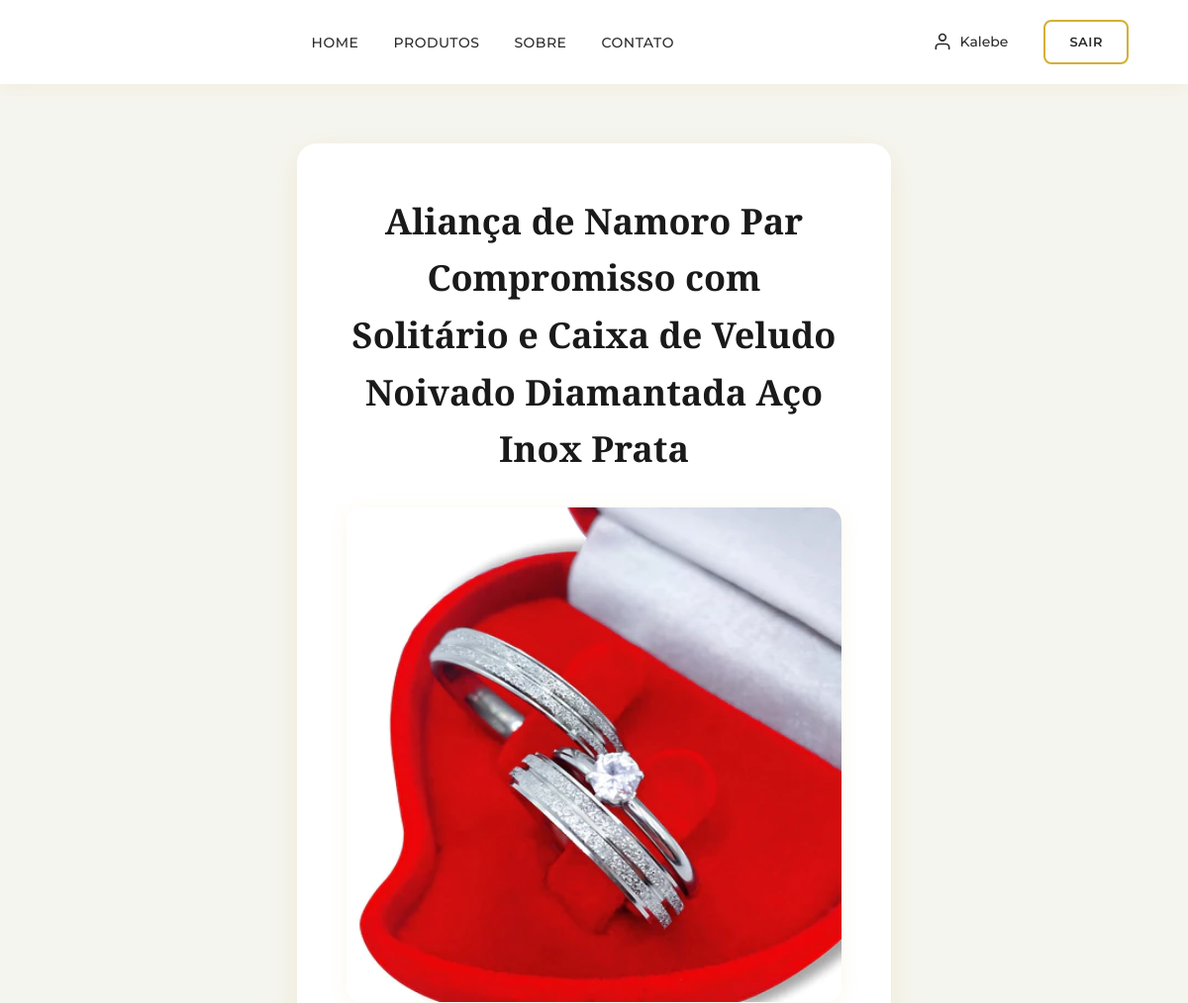
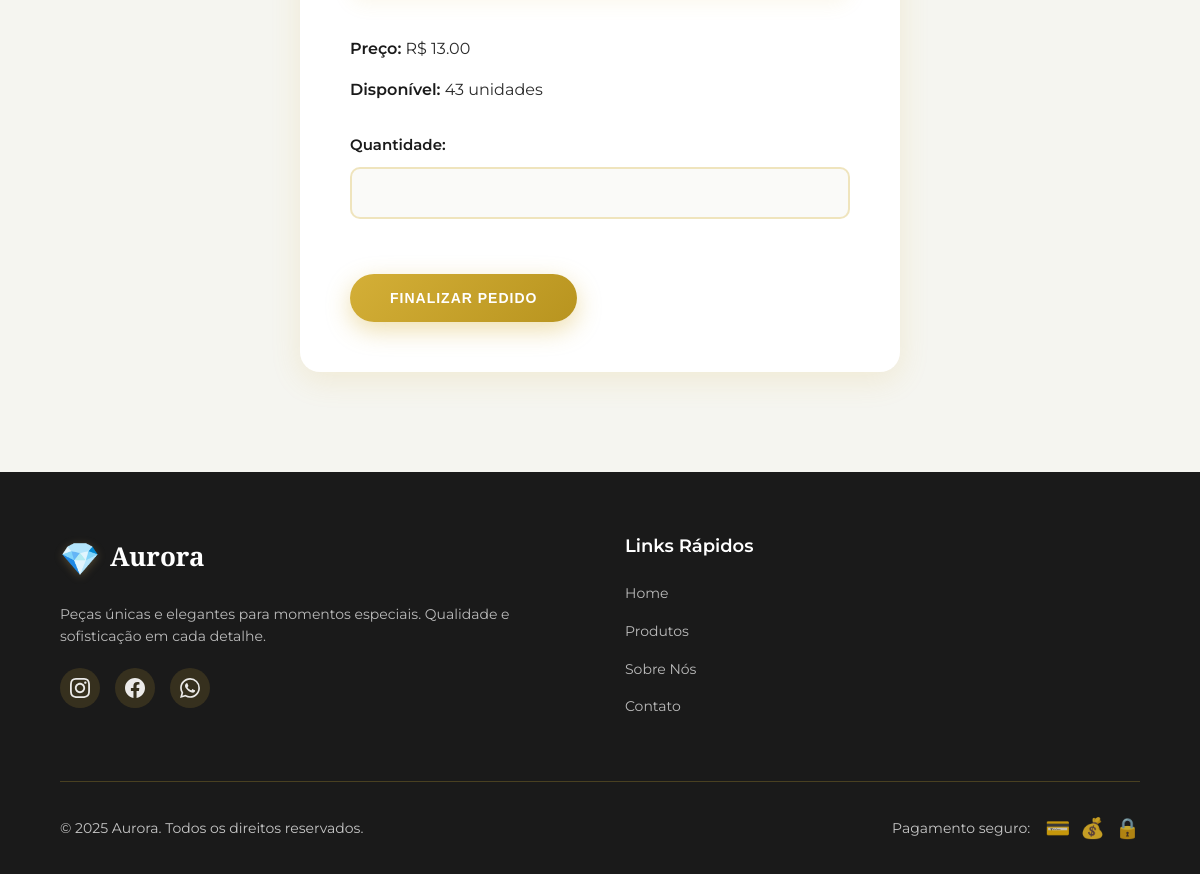
Screenshot of /comprar/1 (signed in) with the database file from the repository (2 pictures, top to bottom).
### app/models.py (models this page shows, shortened)
class Produto (models.Model):
    nome = models.CharField(max_length=150)
    estoque = models.PositiveIntegerField()
    preco = models.DecimalField(max_digits=10, decimal_places=2)
    descricao = models.TextField()
    foto = models.ImageField(upload_to="produtos/", blank=True, null=True)
    criado_em = models.DateTimeField(auto_now_add=True)
    atualizado_em = models.DateTimeField(auto_now=True)

### app/views.py (the view)
# urls.py: path("comprar/<int:id_prod>", views.comprar, name="comprar"),
@login_required(login_url='loginUsuario')
def comprar(request, id_prod):
    produto = get_object_or_404(Produto, id=id_prod)
    return render(request, "comprar.html", {"produto":produto})

### app/templates/comprar.html (shortened to what this page needs)
{% extends "template.html" %}
{% load static %}
{% block content %}
<section class="compra-card">
    <h2>{{ produto.nome }}</h2>
    <img src="{{ produto.foto.url }}" class="produto-img">
    <p><strong>Preço:</strong> R$ {{ produto.preco }}</p>
    <p><strong>Disponível:</strong> {{ produto.estoque }} unidades</p>
    <form method="POST" action="{% url 'finalizarCompra' produto.id %}">
        <label>Quantidade:</label>
        <input type="number" name="quantidade" min="1" max="{{ produto.estoque }}" required>
        <button type="submit" class="btn-primary">Finalizar Pedido</button>
    </form>
</section>
{% endblock %}

### app/templates/template.html (shortened to what this page needs)
{% load static %}
<!DOCTYPE html>
<html lang="pt-br">
<head>
    <link rel="stylesheet" href="{% static 'styles/style.css' %}">
</head>
<body>
    <header class="header-main">
        <nav class="navbar">
            <div class="navbar-container">
                <ul class="menu" role="navigation">
                    <li><a href="/" class="menu-link">Home</a></li>
                    <li><a href="#produtos" class="menu-link">Produtos</a></li>
                    <li><a href="#sobre" class="menu-link">Sobre</a></li>
                    <li><a href="#contato" class="menu-link">Contato</a></li>
                </ul>
                <div class="navbar-actions">
                    {% if request.user.is_authenticated %}
                        <a href="{% url 'perfil' %}" class="user-profile" title="Meu Perfil">
                            <svg width="20" height="20" viewBox="0 0 24 24" fill="none" stroke="currentColor" stroke-width="2" stroke-linecap="round" stroke-linejoin="round">
                                <path d="M20 21v-2a4 4 0 0 0-4-4H8a4 4 0 0 0-4 4v2"></path>
                                <circle cx="12" cy="7" r="4"></circle>
                            </svg>
                            <span>{{ request.session.nome_usuario|default:request.user.username }}</span>
                        </a>
                        <a href="{% url 'logoutUsuario' %}" class="btn-logout">Sair</a>
                    {% else %}
                        <a href="{% url 'loginUsuario' %}" class="btn-login">Entrar</a>
                        <a href="{% url 'salvarUsuario' %}" class="btn-signup">Cadastrar</a>
                    {% endif %}
                </div>
            </div>
        </nav>
    </header>
    <main class="main-content">
        {% block content %}
        {% endblock %}
    </main>
    <footer class="footer-main">
        <div class="footer-container">
            <div class="footer-content">
                <div class="footer-section">
                    <h3 class="footer-logo">
                        <span class="logo-icon">💎</span>
                        Aurora
                    </h3>
                    <p class="footer-description">
                        Peças únicas e elegantes para momentos especiais.
                        Qualidade e sofisticação em cada detalhe.
                    </p>
                    <div class="footer-social">
                        <a href="#" class="social-link" aria-label="Siga-nos no Instagram" title="Instagram">
                        </a>
                        <a href="#" class="social-link" aria-label="Siga-nos no Facebook" title="Facebook">
                        </a>
                        <a href="#" class="social-link" aria-label="Fale conosco no WhatsApp" title="WhatsApp">
                        </a>
                    </div>
                </div>
                <div class="footer-section">
                    <h4 class="footer-title">Links Rápidos</h4>
                    <ul class="footer-links">
                        <li><a href="/">Home</a></li>
                        <li><a href="#produtos">Produtos</a></li>
                        <li><a href="#sobre">Sobre Nós</a></li>
                        <li><a href="#contato">Contato</a></li>
                    </ul>
                </div>
            </div>
            <div class="footer-bottom">
                <p>&copy; 2025 Aurora. Todos os direitos reservados.</p>
                <div class="footer-payment">
                    <span>Pagamento seguro:</span>
                    <div class="payment-icons">
                        <span title="Cartão de Crédito">💳</span>
                        <span title="PIX">💰</span>
                        <span title="Transação Segura">🔒</span>
                    </div>
                </div>
            </div>
        </div>
    </footer>
</body>
</html>

### rows the page displays
Produto: nome "Aliança de Namoro Par Compromisso com Solitário e Caixa de Veludo Noivado Diamantada Aço Inox Prata", foto (picture), preco "13.00", estoque "43"

### other values shown
{{ request.session.nome_usuario|default:request.user.username }} "Kalebe"
